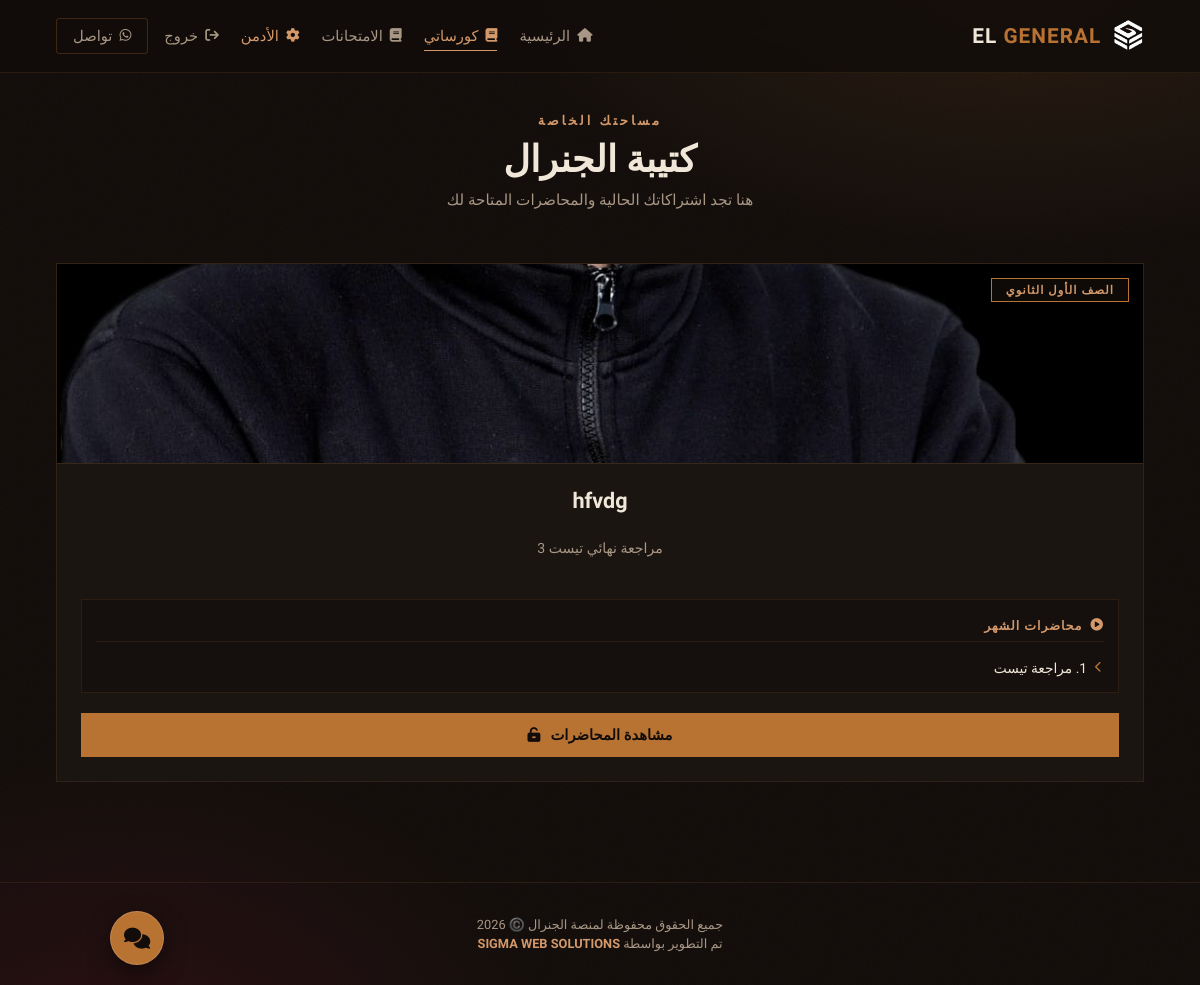
The app's page /general/ (signed in), older data.
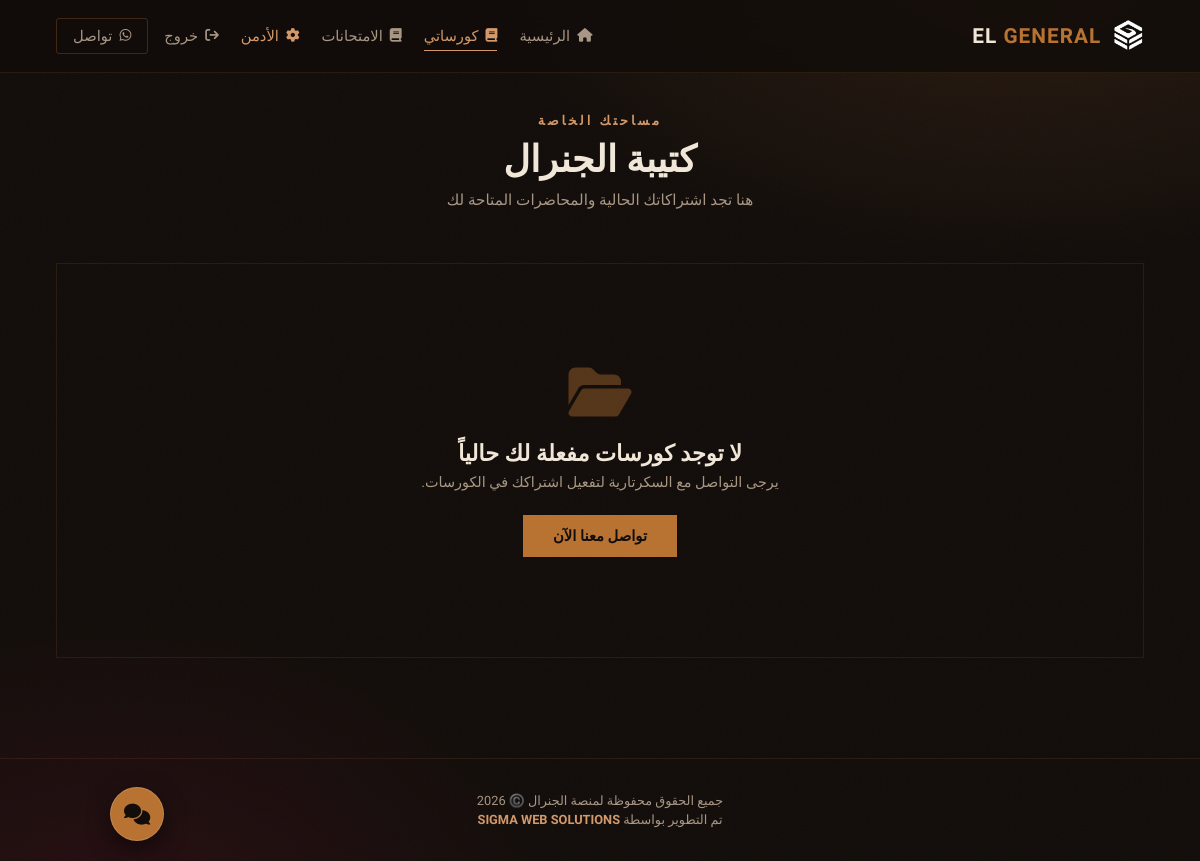
The same page, newer data.
### main/models.py (models this page shows, shortened)
class Course(models.Model):
    title = models.CharField(max_length=200, verbose_name="اسم الكورس (مثلاً: شهر أكتوبر)")
    grade = models.CharField(max_length=2, choices=StudentProfile.GRADES, verbose_name="مخصص لسنة")
    system = models.CharField(
        max_length=10,
        choices=SYSTEM_CHOICES,
        default='all',
        verbose_name="مخصص لنظام"
    )
    description = models.TextField(verbose_name="وصف محتوى الشهر")
    image = models.ImageField(upload_to='course_images/', blank=True, null=True, verbose_name="غلاف الكورس")
    created_at = models.DateTimeField(auto_now_add=True)
    class Meta:
        verbose_name = "كورس / شهر"
        verbose_name_plural = "الكورسات (الشهور)"

class Lecture(models.Model):
    course = models.ForeignKey(Course, on_delete=models.CASCADE, related_name='lectures')
    title = models.CharField(max_length=200, verbose_name="عنوان المحاضرة")
    video_url = models.URLField(help_text="رابط فيديو اليوتيوب")
    pdf_file = models.FileField(upload_to='lectures_pdf/', blank=True, null=True, verbose_name="ملف PDF للمحاضرة")
    order = models.PositiveIntegerField(default=0, verbose_name="ترتيب المحاضرة")
    class Meta:
        ordering = ['order']
        verbose_name = "محاضرة"
        verbose_name_plural = "المحاضرات"

### main/views.py (the view)
# urls.py: path('general/', views.general, name='general'),
@login_required(login_url='login')
def general(request):
    if not request.user.is_staff:
        if hasattr(request.user, 'student_profile'):
            if not request.user.student_profile.is_active:
                return render(request, "waiting_activation.html")
        else:
            return redirect('home')
    student_profile = getattr(request.user, 'student_profile', None)
    if student_profile:
        allowed_course_ids = Enrollment.objects.filter(
            student=request.user,
            is_active=True
        ).values_list('course_id', flat=True)
        courses = Course.objects.filter(
            id__in=allowed_course_ids,
            grade=student_profile.grade
        )
    else:
        courses = Course.objects.all()
    return render(request, "general.html", {
        'courses': courses,
        'student': student_profile
    })

### templates/general.html (shortened to what this page needs)
{% extends 'home.html' %}
{% block content %}
<div class="section" dir="rtl">
    <div class="courses-page-head reveal">
        <span class="eyebrow">مساحتك الخاصة</span>
        <h2>كتيبة الجنرال</h2>
        <p>هنا تجد اشتراكاتك الحالية والمحاضرات المتاحة لك</p>
    </div>
    <div class="courses-grid reveal">
        {% for course in courses %}
        <div class="course-card">
            <div class="grade-badge">{{ course.get_grade_display }}</div>
            <div class="course-img-container">
                {% if course.image %}
                    <img src="{{ course.image.url }}" class="course-img" alt="{{ course.title }}">
                {% endif %}
            </div>
            <div class="course-body">
                <h3>{{ course.title }}</h3>
                <p class="desc">{{ course.description|truncatewords:10 }}</p>
                <div class="lectures-list">
                    <p class="list-label"><i class="fas fa-play-circle"></i> محاضرات الشهر</p>
                    {% for lecture in course.lectures.all %}
                        <a href="{% url 'lecture_detail' lecture.id %}" class="lecture-link">
                            <i class="fas fa-chevron-left"></i> {{ forloop.counter }}. {{ lecture.title }}
                        </a>
                    {% empty %}
                        <p class="lectures-empty">لا توجد محاضرات في هذا الكورس بعد.</p>
                    {% endfor %}
                </div>
                {% if course.lectures.exists %}
                    <a href="{% url 'lecture_detail' course.lectures.first.id %}" class="btn-enter">
                        <span>مشاهدة المحاضرات</span>
                        <i class="fas fa-unlock-alt"></i>
                    </a>
                {% else %}
                    <button class="btn-enter btn-disabled" disabled>
                        <span>قريباً جداً</span>
                        <i class="fas fa-clock"></i>
                    </button>
                {% endif %}
            </div>
        </div>
        {% empty %}
        <div class="courses-empty-state">
            <i class="fas fa-folder-open"></i>
            <h2>لا توجد كورسات مفعلة لك حالياً</h2>
            <p>يرجى التواصل مع السكرتارية لتفعيل اشتراكك في الكورسات.</p>
            <a href="https://wa.me/201002633125" class="btn-enter">تواصل معنا الآن</a>
        </div>
        {% endfor %}
    </div>
</div>
{% endblock %}

Row changes from the older to the newer data that the page shows:
removed Course: grade "الصف الأول الثانوي", image (picture), title "hfvdg", description "مراجعة نهائي تيست 3", shows "مشاهدة المحاضرات"
removed Lecture: title "مراجعة تيست"
Text that changed along with them:
text now shown: "لا توجد كورسات مفعلة لك حالياً يرجى التواصل مع السكرتارية لتفعيل اشتراكك في الكورسات. تواصل معنا الآن"
